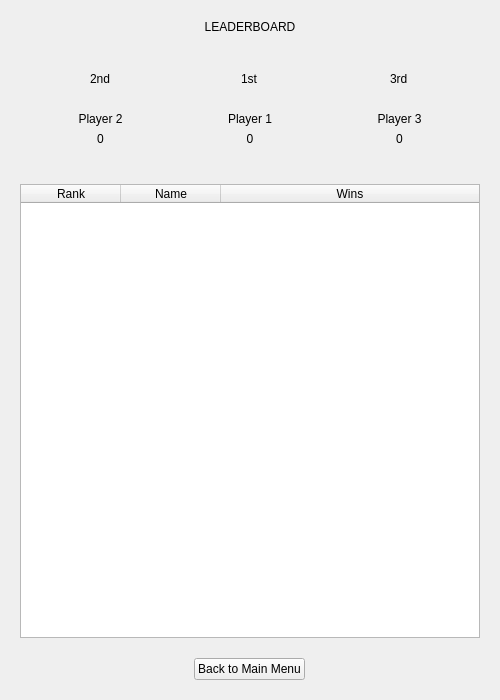
<?xml version="1.0" encoding="UTF-8"?>
<ui version="4.0">
 <class>LeaderboardView</class>
 <widget class="QWidget" name="LeaderboardView">
  <property name="geometry">
   <rect>
    <x>0</x>
    <y>0</y>
    <width>500</width>
    <height>700</height>
   </rect>
  </property>
  <property name="windowTitle">
   <string>Leaderboard - Hangman</string>
  </property>
  <layout class="QVBoxLayout" name="verticalLayout">
   <property name="spacing">
    <number>20</number>
   </property>
   <property name="leftMargin">
    <number>20</number>
   </property>
   <property name="topMargin">
    <number>20</number>
   </property>
   <property name="rightMargin">
    <number>20</number>
   </property>
   <property name="bottomMargin">
    <number>20</number>
   </property>
   <item>
    <widget class="QLabel" name="title_label">
     <property name="text">
      <string>LEADERBOARD</string>
     </property>
     <property name="alignment">
      <set>Qt::AlignCenter</set>
     </property>
    </widget>
   </item>
   <item>
    <widget class="QWidget" name="podium_container" native="true">
     <layout class="QHBoxLayout" name="horizontalLayout">
      <item>
       <widget class="QWidget" name="second_place_widget" native="true">
        <property name="class" stdset="0">
         <string>podium_place_widget</string>
        </property>
        <layout class="QVBoxLayout" name="verticalLayout_3">
         <item alignment="Qt::AlignHCenter">
          <widget class="QLabel" name="second_place_rank_label">
           <property name="text">
            <string>2nd</string>
           </property>
           <property name="class" stdset="0">
            <string>rank_label</string>
           </property>
          </widget>
         </item>
         <item alignment="Qt::AlignHCenter">
          <widget class="QLabel" name="second_place_avatar_label">
           <property name="text">
            <string/>
           </property>
          </widget>
         </item>
         <item>
          <widget class="QLabel" name="second_place_name_label">
           <property name="text">
            <string>Player 2</string>
           </property>
           <property name="alignment">
            <set>Qt::AlignCenter</set>
           </property>
           <property name="class" stdset="0">
            <string>name_label</string>
           </property>
          </widget>
         </item>
         <item>
          <widget class="QLabel" name="second_place_score_label">
           <property name="text">
            <string>0</string>
           </property>
           <property name="alignment">
            <set>Qt::AlignCenter</set>
           </property>
           <property name="class" stdset="0">
            <string>score_label</string>
           </property>
          </widget>
         </item>
        </layout>
       </widget>
      </item>
      <item>
       <widget class="QWidget" name="first_place_widget" native="true">
        <property name="class" stdset="0">
         <string>podium_place_widget</string>
        </property>
        <layout class="QVBoxLayout" name="verticalLayout_2">
         <item alignment="Qt::AlignHCenter">
          <widget class="QLabel" name="first_place_rank_label">
           <property name="text">
            <string>1st</string>
           </property>
           <property name="class" stdset="0">
            <string>rank_label</string>
           </property>
          </widget>
         </item>
         <item alignment="Qt::AlignHCenter">
          <widget class="QLabel" name="first_place_avatar_label">
           <property name="text">
            <string/>
           </property>
          </widget>
         </item>
         <item>
          <widget class="QLabel" name="first_place_name_label">
           <property name="text">
            <string>Player 1</string>
           </property>
           <property name="alignment">
            <set>Qt::AlignCenter</set>
           </property>
           <property name="class" stdset="0">
            <string>name_label</string>
           </property>
          </widget>
         </item>
         <item>
          <widget class="QLabel" name="first_place_score_label">
           <property name="text">
            <string>0</string>
           </property>
           <property name="alignment">
            <set>Qt::AlignCenter</set>
           </property>
           <property name="class" stdset="0">
            <string>score_label</string>
           </property>
          </widget>
         </item>
        </layout>
       </widget>
      </item>
      <item>
       <widget class="QWidget" name="third_place_widget" native="true">
        <property name="class" stdset="0">
         <string>podium_place_widget</string>
        </property>
        <layout class="QVBoxLayout" name="verticalLayout_4">
         <item alignment="Qt::AlignHCenter">
          <widget class="QLabel" name="third_place_rank_label">
           <property name="text">
            <string>3rd</string>
           </property>
           <property name="class" stdset="0">
            <string>rank_label</string>
           </property>
          </widget>
         </item>
         <item alignment="Qt::AlignHCenter">
          <widget class="QLabel" name="third_place_avatar_label">
           <property name="text">
            <string/>
           </property>
          </widget>
         </item>
         <item>
          <widget class="QLabel" name="third_place_name_label">
           <property name="text">
            <string>Player 3</string>
           </property>
           <property name="alignment">
            <set>Qt::AlignCenter</set>
           </property>
           <property name="class" stdset="0">
            <string>name_label</string>
           </property>
          </widget>
         </item>
         <item>
          <widget class="QLabel" name="third_place_score_label">
           <property name="text">
            <string>0</string>
           </property>
           <property name="alignment">
            <set>Qt::AlignCenter</set>
           </property>
           <property name="class" stdset="0">
            <string>score_label</string>
           </property>
          </widget>
         </item>
        </layout>
       </widget>
      </item>
     </layout>
    </widget>
   </item>
   <item>
    <widget class="QTableWidget" name="leaderboard_table">
     <property name="editTriggers">
      <set>QAbstractItemView::NoEditTriggers</set>
     </property>
     <property name="alternatingRowColors">
      <bool>true</bool>
     </property>
     <attribute name="horizontalHeaderStretchLastSection">
      <bool>true</bool>
     </attribute>
     <column>
      <property name="text">
       <string>Rank</string>
      </property>
     </column>
     <column>
      <property name="text">
       <string>Name</string>
      </property>
     </column>
     <column>
      <property name="text">
       <string>Wins</string>
      </property>
     </column>
    </widget>
   </item>
   <item alignment="Qt::AlignCenter">
    <widget class="QPushButton" name="back_button">
     <property name="text">
      <string>Back to Main Menu</string>
     </property>
    </widget>
   </item>
  </layout>
 </widget>
 <resources/>
 <connections/>
</ui> 
